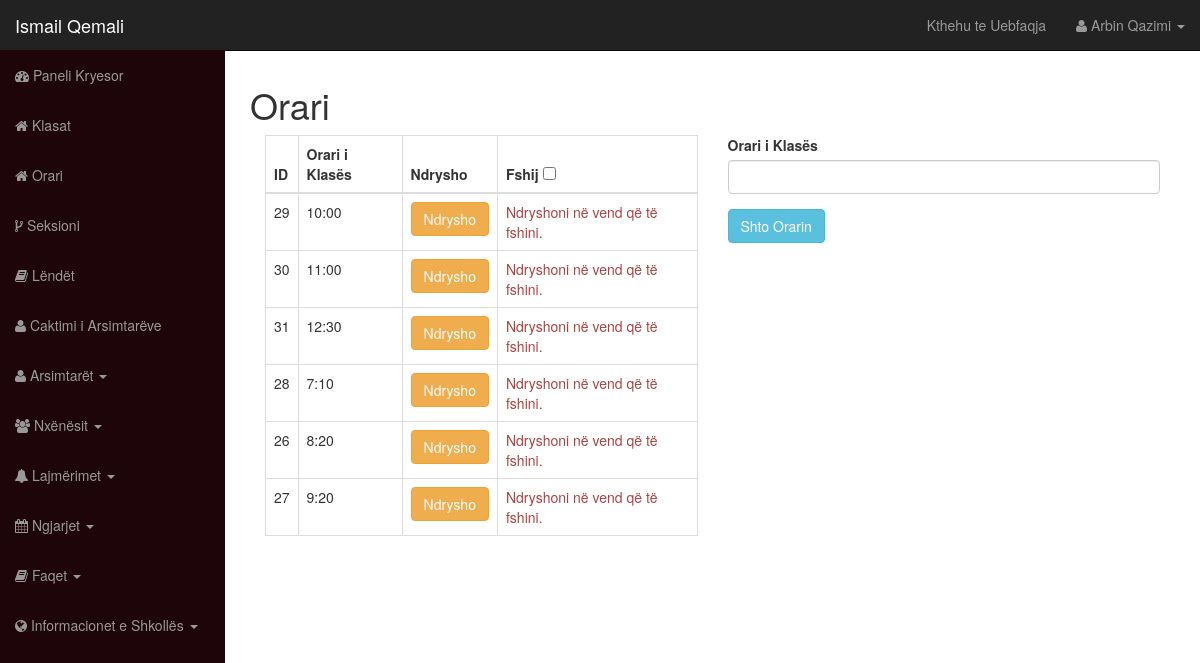
Screenshot of /teacher-dashboard/school-admin/class_time.php (signed in) with the database file from the repository.
### tables this page shows
CREATE TABLE `user` (
  `id` int(12) NOT NULL,
  `username` varchar(100) NOT NULL,
  `user_password` varchar(255) NOT NULL,
  `user_role` varchar(30) NOT NULL,
  `user_firstname` varchar(50) DEFAULT NULL,
  `user_lastname` varchar(50) DEFAULT NULL
);

CREATE TABLE `classtime` (
  `id` int(11) NOT NULL,
  `class_time` varchar(40) NOT NULL
);

### functions.php (called while the page is built, shortened)
<?php
	require_once "includes/db.php";
	function get_name_by_session() {
		global $conn;
		$fullName = '';
		if(isset($_SESSION['username'])) {
			$session_user = $_SESSION['username'];
			$query = "SELECT user_firstname, user_lastname FROM user WHERE username='$session_user' LIMIT 1";
			$result = mysqli_query($conn, $query);
			$row = mysqli_fetch_assoc($result);
			$first_name = $row['user_firstname'];
			$last_name = $row['user_lastname'];
			$fullName = $first_name . " " . $last_name;
		}
		return $fullName;
	}

### teacher-dashboard/school-admin/class_time.php (the view, shortened to what this page needs)
<?php require_once "includes/header.php"; ?>
	<h1>Orari</h1>
		<div class="row">
			<div class="col-md-12">
				<div class="col-md-6">
					<table class="table table-bordered">
						<thead>
							<tr>
								<th>ID</th>
								<th>Orari i Klasës</th>
								<th>Ndrysho</th>
								<th>Fshij <input type="checkbox" class="delete-modify"></th>
							</tr>
						</thead>
						<tbody>
							<?php
								$query = "SELECT * FROM classtime ORDER BY class_time ASC";
								$result = mysqli_query($conn, $query);
								while ($row = mysqli_fetch_assoc($result)) {
									echo "<tr>";
									echo "<td>".$row['id']."</td>";
									echo "<td>".$row['class_time']."</td>";
									echo "<td><a href='class_time.php?edit_class_time=".$row['id']."' class='btn btn-warning'>Ndrysho</a></td>";
									echo "<td><button onclick='confirm_delete(".$row['id'].")' class='btn btn-danger delete-hidden'>Delete</button><span class='text-danger shwo-text'>Ndryshoni në vend që të fshini.</span></td>";
									echo "</tr>";
								}
							?>
						</tbody>
					</table>
				</div>
				<div class="col-md-6">
					<?php
					if(isset($_GET['edit_class_time'])) {
						$class_time_id = $_GET['edit_class_time'];
						update_class_time($class_time_id);
					?>
					<form action="" method="post">
						<div class="form-group">
							<label for="">Ndryshoni orarin e klasave</label>
							<input type="text" name="class_time" class="form-control" value="<?php echo get_class_time_by_id($class_time_id); ?>">
						</div>
						<div class="form-group">
							<input type="submit" name="update_class_time_submit" value="Ndryshoni orarin" class="btn btn-info">
						</div>
					</form>
					<?php } else { ?>
					<form action="" method="post">
						<div class="form-group">
							<label for="">Orari i Klasës</label>
							<input type="text" name="class_time" class="form-control">
						</div>
						<div class="form-group">
							<input type="submit" name="class_time_submit" value="Shto Orarin" class="btn btn-info">
						</div>
					</form>
					<?php } ?>
				</div>
			</div>
		</div>
<?php require_once "includes/footer.php"; ?>

### teacher-dashboard/school-admin/includes/header.php (shortened to what this page needs)
<?php
	require_once "../functions.php";
?>
<!DOCTYPE html>
<html lang="en">
	<head>
		<link href="css/bootstrap.css" rel="stylesheet">
		<link href="css/bootstrap-datepicker.css" rel="stylesheet">
		<link href="css/sb-admin.css" rel="stylesheet">
		<link rel="stylesheet" href="font-awesome/css/font-awesome.min.css">
	</head>
	<body>
		<div id="wrapper">
			<nav class="navbar navbar-inverse navbar-fixed-top" role="navigation">
				<div class="navbar-header">
					<a class="navbar-brand" href="index.php">Ismail Qemali</a>
				</div>
				<div class="collapse navbar-collapse navbar-ex1-collapse">
					<ul class="nav navbar-nav side-nav">
						<li><a href="index.php"><i class="fa fa-dashboard"></i> Paneli Kryesor</a></li>
						<li><a href="class.php"><i class="fa fa-home"></i> Klasat</a></li>
						<li><a href="class_time.php"><i class="fa fa-home"></i> Orari</a></li>
						<li><a href="sections.php"><i class="fa fa-code-fork"></i> Seksioni</a></li>
						<li><a href="subjects.php"><i class="fa fa-book"></i> Lëndët</a></li>
						<li><a href="assign_teacher.php"><i class="fa fa-user"></i> Caktimi i Arsimtarëve</a></li>
						<li class="dropdown">
							<a href="#" class="dropdown-toggle" data-toggle="dropdown"><i class="fa fa-user"></i> Arsimtarët <b class="caret"></b></a>
						</li>
						<li class="dropdown">
							<a href="#" class="dropdown-toggle" data-toggle="dropdown"><i class="fa fa-users"></i> Nxënësit <b class="caret"></b></a>
						</li>
						<li class="dropdown">
							<a href="#" class="dropdown-toggle" data-toggle="dropdown"><i class="fa fa-bell"></i> Lajmërimet <b class="caret"></b></a>
						</li>
						<li class="dropdown">
							<a href="#" class="dropdown-toggle" data-toggle="dropdown"><i class="fa fa-calendar"></i> Ngjarjet <b class="caret"></b></a>
						</li>
						<li class="dropdown">
							<a href="#" class="dropdown-toggle" data-toggle="dropdown"><i class="fa fa-book"></i> Faqet <b class="caret"></b></a>
						</li>
						<li class="dropdown">
							<a href="#" class="dropdown-toggle" data-toggle="dropdown"><i class="fa fa-globe"></i> Informacionet e Shkollës  <b class="caret"></b></a>
						</li>
					</ul>
					<ul class="nav navbar-nav navbar-right navbar-user">
						<li><a href="../index.php" target="_blank">Kthehu te Uebfaqja</a></li>
						<li class="dropdown user-dropdown">
							<a href="#" class="dropdown-toggle" data-toggle="dropdown"><i class="fa fa-user"></i> <?php echo get_name_by_session(); ?> <b class="caret"></b></a>
						</li>
					</ul>
					</div>
				</nav>
				<div id="page-wrapper">
					<div class="row">
						<div class="col-lg-12">

### teacher-dashboard/school-admin/css/sb-admin.css (style rules this page uses)
body { margin-top: 50px; }
#wrapper { padding-left: 0; }
#page-wrapper { width: 100%; padding: 5px 15px; }
@media (min-width:768px) { #wrapper { padding-left: 225px; } }
@media (min-width:768px) { #page-wrapper { padding: 15px 25px; } }
@media (min-width:768px) { .side-nav { margin-left: -225px; left: 225px; width: 225px; position: fixed; top: 50px; height: 100%; border-radius: 0; border: none; background-color: #1d0509; overflow-y: auto; } }
@media (min-width:768px) { .side-nav>li>a { width: 225px; } }
@media (min-width:768px) { .navbar-collapse { padding-left: 15px !important; padding-right: 15px !important; } }
.side-nav { padding-bottom: 50px; }

### rows the page displays
user: get_name_by_session() "Arbin Qazimi"
classtime: id "29", class_time "10:00"
classtime: id "30", class_time "11:00"
classtime: id "31", class_time "12:30"
classtime: id "28", class_time "7:10"
classtime: id "26", class_time "8:20"
classtime: id "27", class_time "9:20"
